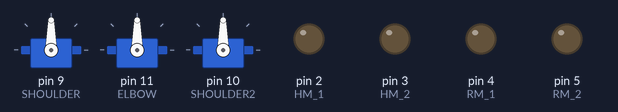
Bench run of a sketch on a simulated Arduino Uno, built with avr-gcc and run on an emulated ATmega328P. Shown: 3 × servo, output pins drawn as LEDs (lit = HIGH).

Above: at 0.1 s.
At 2.1 s:
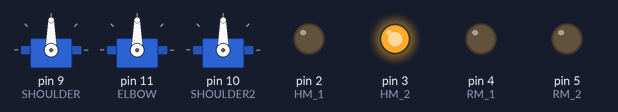
At 18.1 s:
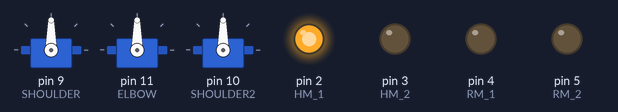
Timing chart, 0 to 23.5 s (numbered marks = the images above):
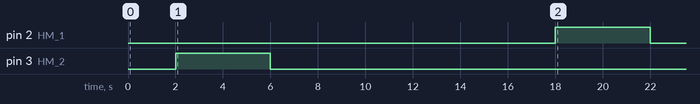

Measured:
- by itself, pin 2 (HM_1): LOW → HIGH at 18.0 s, → LOW 4.0 s later
- by itself, pin 3 (HM_2): LOW → HIGH at 2.0 s, → LOW 4.0 s later

The sketch:

Transformations.ino
```cpp
boolean keytrans = true;
#include<Servo.h>
#define SHOULDER 9
#define SHOULDER2 10
#define ELBOW 11
#define HM_1 2  // motors for the head connected to H-bridge
#define HM_2 3
#define LM_1 2
#define LM_2 3
#define RM_1 4
#define RM_2 5
int fin, initial;
Servo shoulder;
Servo elbow;
Servo shoulder2;
int increment(int initial, int fin)
{
  if(initial<=fin)
  return 1;
  else
  return -1;
}

void packup()
{

   for(int i = 0; !((fin-i)==0); i+=increment(0,90))
      { shoulder.write(i);
        shoulder2.write(i);
        delay(5);
      }
      delay(2000);
      moveHeadDown();
}
  void moveHeadDown()
  {
    digitalWrite(HM_1, HIGH);              //move the DC motors
    digitalWrite(HM_2, LOW);
    delay(4000);                          // allows head to come up for 4s
    digitalWrite(HM_1, LOW);              // stops the movement
    digitalWrite(HM_2, LOW);
  }


  void moveHeadUp(){
    digitalWrite(HM_1, LOW);              //move the DC motors
    digitalWrite(HM_2, HIGH);
    delay(4000);                          // allows head to come up for 4s
    digitalWrite(HM_1, LOW);              // stops the movement
    digitalWrite(HM_2, LOW);
    }

void setup() {
  // put your setup code here, to run once:
    shoulder.attach(SHOULDER);
    elbow.attach(ELBOW);
    shoulder2.attach(SHOULDER2);
    pinMode(LM_1,OUTPUT);
    pinMode(LM_2,OUTPUT);
    pinMode(RM_1,OUTPUT);
    pinMode(RM_2,OUTPUT);
    pinMode(HM_1,OUTPUT);
    pinMode(HM_2,OUTPUT);
    shoulder.write(90);
    shoulder2.write(90);
    elbow.write(90);
}


void loop() {
  // put your main code here, to run repeatedly:
    elbow.write(90);
    if(keytrans == true)
    {

       for(int i = 0; !((fin-i)==0); i+=increment(90,0))
      { shoulder.write(i);
        shoulder2.write(i);
        delay(5);
      }
      delay(2000);
      moveHeadUp();
      delay(10000);
      packup();
      keytrans = false;

    }
}
```
